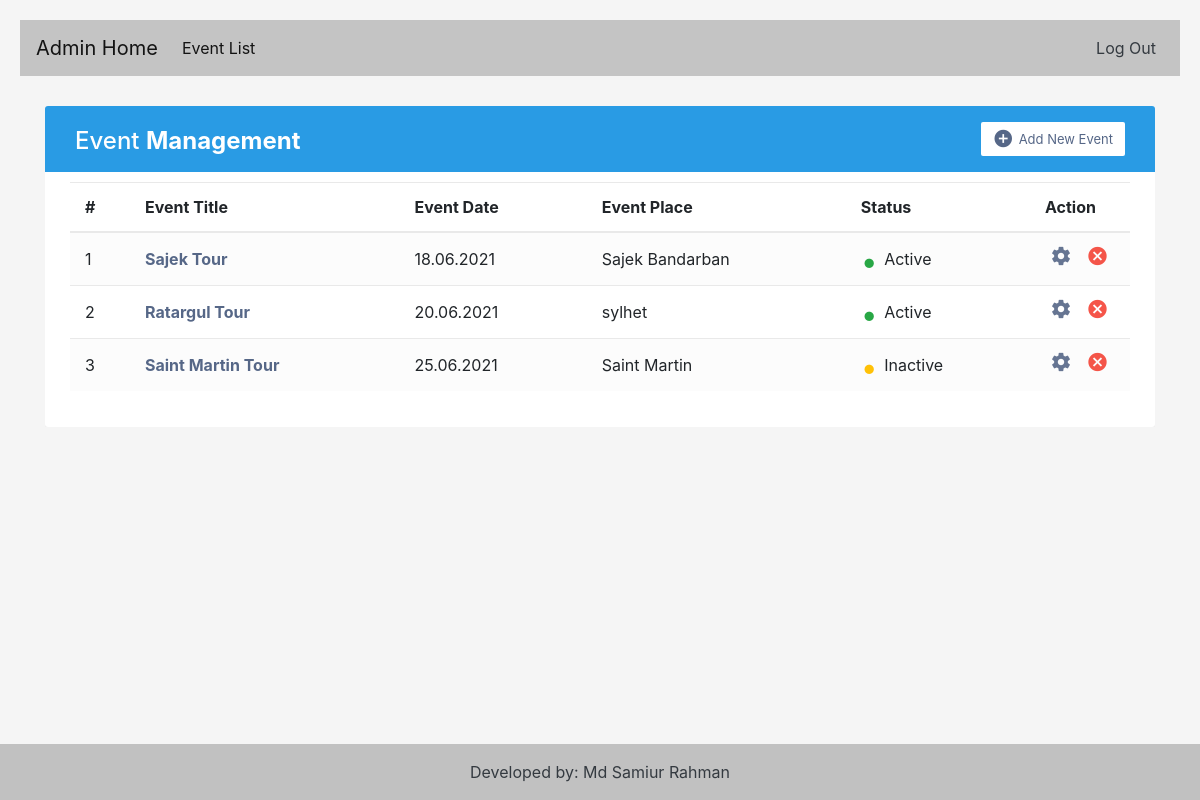
The page /index.php?page=Event_list (signed in) on the database its author committed.
### tables this page shows
CREATE TABLE `event` (
  `event_id` int(100) NOT NULL,
  `event_title` varchar(100) DEFAULT NULL,
  `description` varchar(100) DEFAULT NULL,
  `image` varchar(100) DEFAULT NULL,
  `place_name` varchar(100) DEFAULT NULL,
  `address` varchar(100) DEFAULT NULL,
  `event_date` int(100) DEFAULT NULL,
  `status` int(100) DEFAULT NULL,
  `posted_by` int(100) DEFAULT NULL
);

### model/functions.php (called while the page is built, shortened)
<?PHP
function connect() {
		$connect = mysqli_connect(DB_HOST, DB_USER, DB_PASS, DB_NAME);
		mysqli_set_charset($connect, 'utf8');
		return $connect;
	}
	function getAllEvent(){
		$db_link=connect();
		$sql_all_event = "SELECT * FROM event";
		$query_all_event = mysqli_query($db_link, $sql_all_event);
		return $query_all_event;
	}
?>

### views/event/event_list.php (the view, shortened to what this page needs)
<?php require_once 'layouts/header.php';?>
<!DOCTYPE html>
<html lang="en">
<head>
<link rel="stylesheet" href="https://stackpath.bootstrapcdn.com/bootstrap/4.5.0/css/bootstrap.min.css">
<link rel="stylesheet" href="https://maxcdn.bootstrapcdn.com/font-awesome/4.7.0/css/font-awesome.min.css">
</head>
<body>
<div class="container-xl">
    <div class="table-responsive">
        <div class="table-wrapper">
            <div class="table-title">
                <div class="row">
                    <div class="col-sm-5">
                        <h2>Event <b>Management</b></h2>
                    </div>
                    <div class="col-sm-7">
                        <a href="index.php?page=Admin_panel" class="btn btn-secondary"><i class="material-icons">&#xE147;</i> <span>Add New Event</span></a>
                    </div>
                </div>
            </div>
            <table class="table table-striped table-hover">
                <thead>
                    <tr>
                        <th>#</th>
                        <th>Event Title</th>
                        <th>Event Date</th>
                        <th>Event Place</th>
                        <th>Status</th>
                        <th>Action</th>
                    </tr>
                </thead>
                <tbody>
                    <?php
                    $query_all_event=getAllEvent();
                    $count=1;
                    while ($value = mysqli_fetch_assoc($query_all_event)){ ?>
                        <tr>
                            <td><?php echo $count;?></td>
                            <td><a href="index.php?page=Details_event&event_id=<?php echo $value['event_id'];?>"><?php echo $value['event_title'];?></a></td>
                            <td><?php echo date("d.m.Y",$value['event_date']);?></td>
                            <td><?php echo $value['place_name'];?></td>
                        <?php
                        if($value['status']==1){ ?>
                            <td><span class="status text-success">&bull;</span> Active</td> <?php
                        }else{ ?>
                            <td><span class="status text-warning">&bull;</span> Inactive</td>
                        <?php } ?>
                        <td>
                            <a href="index.php?page=Edit_event&event_id=<?php echo $value['event_id'];?>" class="edit" title="Edit" data-toggle="tooltip"><i class="material-icons">&#xE8B8;</i></a>
                            <a href="controller/event_edit_controller.php?delete_id=<?php echo $value['event_id'];?>" class="delete" title="Delete" data-toggle="tooltip"><i class="material-icons">&#xE5C9;</i></a>
                        </td>
                    </tr>
                   <?php
                    $count++;
                        }
                     ?>
                </tbody>
            </table>
        </div>
    </div>
</div>
</body>
</html>

### index.php (shortened to what this page needs)
<?php
    if(isset($_GET['page']))
    {
        switch ($_GET['page'])
        {
            case 'Event_list':
              include 'views/event/event_list.php';
              break;
        }
    }
    else
    {
      include 'views/login/login.php';
    }
require_once 'layouts/footer.php';
?>

### layouts/header.php (shortened to what this page needs)
<!DOCTYPE html>
<?php
    require 'model/functions.php';
?>
<html lang="en">
<head>
<link rel="stylesheet" href="https://stackpath.bootstrapcdn.com/bootstrap/4.5.2/css/bootstrap.min.css">
<link rel="stylesheet" href="https://maxcdn.bootstrapcdn.com/font-awesome/4.7.0/css/font-awesome.min.css">
</head>
<body>
<div class="bs-example">
    <nav class="navbar navbar-expand-md navbar-light" style="background-color: rgba(0, 0, 0, 0.2)">
        <?php if($_SESSION['type']==1){?>
        <a href="index.php?page=Admin_panel" class="navbar-brand">
            Admin Home
        </a>
    <?php }else{ ?>
        <a href="index.php?page=Admin_panel" class="navbar-brand">
            User Home
        </a> <?php }?>
        <div class="collapse navbar-collapse" id="navbarCollapse">
            <div class="navbar-nav">
                <?php if($_SESSION['type']==1){ ?>
                <a href="index.php?page=Event_list" class="nav-item nav-link active">Event List</a>
            <?php }else{ ?>
                <a href="index.php?page=Active_event_list" class="nav-item nav-link active">Active Event List</a>
                <a href="index.php?page=Enrolled_event_list" class="nav-item nav-link active">Enrolled Event List</a>
            <?php } ?>
            </div>
            <div class="navbar-nav ml-auto">
                <a href="controller/logout.php" class="nav-item nav-link text-dark text-">Log Out</a>
            </div>
        </div>
    </nav>
</div>
</body>
</html>

### layouts/footer.php
<footer class="fixed-bottom text-center text-white" style="background-color: #f1f1f1;">
  <div class="text-center text-dark p-3" style="background-color: rgba(0, 0, 0, 0.2);">
    Developed by:
    <a class="text-dark" href="#">Md Samiur Rahman</a>
  </div>
</footer>

### layouts/header.php (style rules this page uses)
.bs-example { margin: 20px; }

### views/event/event_list.php (style rules this page uses)
body { color: #566787; background: #f5f5f5; }
.table-responsive { margin: 30px 0; }
.table-wrapper { min-width: 1000px; background: #fff; padding: 20px 25px; border-radius: 3px; box-shadow: 0 1px 1px rgba(0,0,0,.05); }
.table-title { padding-bottom: 15px; background: #299be4; color: #fff; padding: 16px 30px; margin: -20px -25px 10px; border-radius: 3px 3px 0 0; }
.table-title h2 { margin: 5px 0 0; font-size: 24px; }
.table-title .btn { color: #566787; float: right; font-size: 13px; background: #fff; border: none; min-width: 50px; border-radius: 2px; border: none; outline: none !important; margin-left: 10px; }
.table-title .btn i { float: left; font-size: 21px; margin-right: 5px; }
.table-title .btn span { float: left; margin-top: 2px; }
table.table tr th, table.table tr td { border-color: #e9e9e9; padding: 12px 15px; vertical-align: middle; }
table.table tr th:first-child { width: 60px; }
table.table tr th:last-child { width: 100px; }
table.table-striped tbody tr:nth-of-type(odd) { background-color: #fcfcfc; }
table.table td:last-child i { opacity: 0.9; font-size: 22px; margin: 0 5px; }
table.table td a { font-weight: bold; color: #566787; display: inline-block; text-decoration: none; }
table.table td a.delete { color: #F44336; }
table.table td i { font-size: 19px; }
.status { font-size: 30px; margin: 2px 2px 0 0; display: inline-block; vertical-align: middle; line-height: 10px; }
.text-success { color: #10c469; }
.text-warning { color: #FFC107; }

### rows shown on the page
event: event_title "Sajek Tour", event_date "18.06.2021", place_name "Sajek Bandarban", status "Active"
event: event_title "Ratargul Tour", event_date "20.06.2021", place_name "sylhet", status "Active"
event: event_title "Saint Martin Tour", event_date "25.06.2021", place_name "Saint Martin", status "Inactive"
